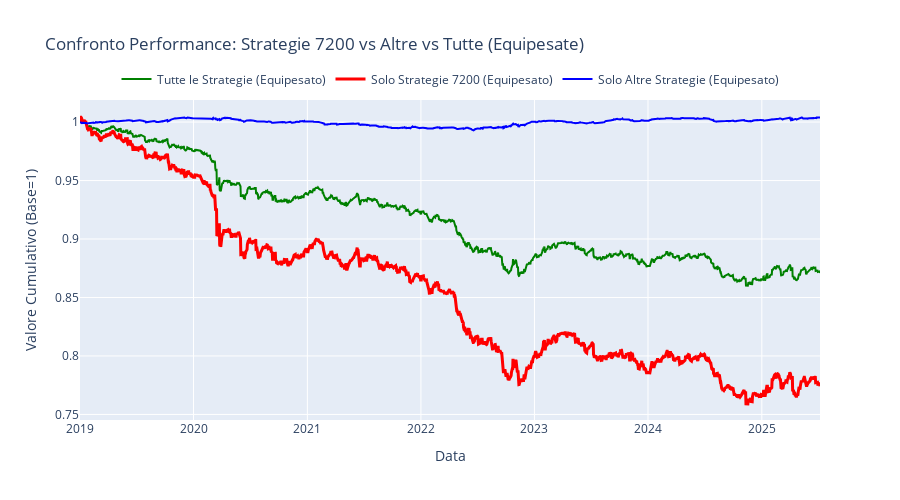

Here is the notebook cell this chart was saved with:
### Code cell
# 🔍 ANALISI STRATEGIE 7200 vs TUTTE LE STRATEGIE
print("="*80)
print("🔍 ANALISI IMPATTO STRATEGIE 7200 SULLA PERFORMANCE TOTALE")
print("="*80)

# Identifica strategie con "7200" nel nome
all_strategies = list(returns_df.columns)
strategies_7200 = [s for s in all_strategies if '7200' in s]
strategies_other = [s for s in all_strategies if '7200' not in s]

print(f"\n📊 COMPOSIZIONE PORTAFOGLI:")
print(f"   Strategie totali: {len(all_strategies)}")
print(f"   Strategie 7200: {len(strategies_7200)} -> {strategies_7200}")
print(f"   Altre strategie: {len(strategies_other)} -> {strategies_other}")

# Crea portafogli equipesati
def create_equal_weight_portfolio(strategy_list, returns_df):
    """Crea un portafoglio equipesato delle strategie specificate"""
    if not strategy_list:
        return pd.Series(0, index=returns_df.index)
    
    portfolio_returns = returns_df[strategy_list].mean(axis=1)  # Media semplice = equipesato
    return portfolio_returns

# Calcola rendimenti per i tre portafogli
portfolio_all = create_equal_weight_portfolio(all_strategies, returns_df)
portfolio_7200 = create_equal_weight_portfolio(strategies_7200, returns_df)
portfolio_others = create_equal_weight_portfolio(strategies_other, returns_df)

# Calcola performance per ogni portafoglio
portfolios = {
    'Tutte le Strategie (Equipesato)': portfolio_all,
    'Solo Strategie 7200 (Equipesato)': portfolio_7200,
    'Solo Altre Strategie (Equipesato)': portfolio_others
}

performance_comparison = []

for name, returns in portfolios.items():
    if len(returns) > 0 and returns.std() > 0:
        total_ret, annual_ret, vol, sharpe, max_dd = calculate_performance_metrics(returns)
        
        # Calcola valore finale del portafoglio
        cumulative_value = (1 + returns).cumprod()
        final_value = cumulative_value.iloc[-1]
        
        performance_comparison.append({
            'Portfolio': name,
            'Total Return': f"{total_ret:.2%}",
            'Annual Return': f"{annual_ret:.2%}",
            'Volatility': f"{vol:.2%}",
            'Sharpe Ratio': f"{sharpe:.3f}",
            'Max Drawdown': f"{max_dd:.2%}",
            'Final Value': f"{final_value:.3f}",
            'Sharpe_Numeric': sharpe,  # Per ordinamento
            'Annual_Numeric': annual_ret
        })

# Converti in DataFrame e mostra risultati
perf_df = pd.DataFrame(performance_comparison)
print(f"\n📈 CONFRONTO PERFORMANCE PORTAFOGLI EQUIPESATI:")
print("-" * 100)
display_df = perf_df.drop(['Sharpe_Numeric', 'Annual_Numeric'], axis=1)
print(display_df.to_string(index=False))

# Analisi dell'impatto delle strategie 7200
if len(strategies_7200) > 0 and len(strategies_other) > 0:
    sharpe_all = perf_df[perf_df['Portfolio'].str.contains('Tutte')]['Sharpe_Numeric'].iloc[0]
    sharpe_7200 = perf_df[perf_df['Portfolio'].str.contains('7200')]['Sharpe_Numeric'].iloc[0]
    sharpe_others = perf_df[perf_df['Portfolio'].str.contains('Altre')]['Sharpe_Numeric'].iloc[0]
    
    annual_all = perf_df[perf_df['Portfolio'].str.contains('Tutte')]['Annual_Numeric'].iloc[0]
    annual_7200 = perf_df[perf_df['Portfolio'].str.contains('7200')]['Annual_Numeric'].iloc[0]
    annual_others = perf_df[perf_df['Portfolio'].str.contains('Altre')]['Annual_Numeric'].iloc[0]
    
    print(f"\n🎯 ANALISI IMPATTO:")
    print("-" * 50)
    
    # Confronto Sharpe Ratio
    if sharpe_7200 < sharpe_others:
        sharpe_impact = "NEGATIVO"
        sharpe_diff = sharpe_others - sharpe_all
        print(f"   📉 Impatto Sharpe 7200: {sharpe_impact}")
        print(f"      Sharpe senza 7200: {sharpe_others:.3f} vs con 7200: {sharpe_all:.3f}")
        print(f"      Perdita Sharpe: {sharpe_diff:.3f} ({sharpe_diff/sharpe_others:.1%})")
    else:
        sharpe_impact = "POSITIVO"
        sharpe_diff = sharpe_all - sharpe_others
        print(f"   📈 Impatto Sharpe 7200: {sharpe_impact}")
        print(f"      Sharpe con 7200: {sharpe_all:.3f} vs senza 7200: {sharpe_others:.3f}")
        print(f"      Guadagno Sharpe: {sharpe_diff:.3f} ({sharpe_diff/sharpe_others:.1%})")
    
    # Confronto Rendimento Annuale
    if annual_7200 < annual_others:
        return_impact = "NEGATIVO"
        return_diff = annual_others - annual_all
        print(f"   📉 Impatto Rendimento 7200: {return_impact}")
        print(f"      Rendimento senza 7200: {annual_others:.2%} vs con 7200: {annual_all:.2%}")
        print(f"      Perdita Rendimento: {return_diff:.2%}")
    else:
        return_impact = "POSITIVO"
        return_diff = annual_all - annual_others
        print(f"   📈 Impatto Rendimento 7200: {return_impact}")
        print(f"      Rendimento con 7200: {annual_all:.2%} vs senza 7200: {annual_others:.2%}")
        print(f"      Guadagno Rendimento: {return_diff:.2%}")

# Grafico comparativo delle performance
fig_comparison = go.Figure()

for name, returns in portfolios.items():
    if len(returns) > 0:
        cumulative_value = (1 + returns).cumprod()
        
        # Colore diverso per le strategie 7200
        color = 'red' if '7200' in name else 'blue' if 'Altre' in name else 'green'
        line_width = 3 if '7200' in name else 2
        
        fig_comparison.add_trace(
            go.Scatter(
                x=cumulative_value.index,
                y=cumulative_value.values,
                mode='lines',
                name=name,
                line=dict(color=color, width=line_width)
            )
        )

fig_comparison.update_layout(
    title="Confronto Performance: Strategie 7200 vs Altre vs Tutte (Equipesate)",
    xaxis_title="Data",
    yaxis_title="Valore Cumulativo (Base=1)",
    legend=dict(
        orientation="h",
        yanchor="bottom",
        y=1.02,
        xanchor="center",
        x=0.5
    ),
    height=500
)

fig_comparison.show()

# Statistiche individuali delle strategie 7200
if len(strategies_7200) > 0:
    print(f"\n📊 PERFORMANCE INDIVIDUALI STRATEGIE 7200:")
    print("-" * 70)
    
    individual_7200_stats = []
    for strategy in strategies_7200:
        strategy_returns = returns_df[strategy]
        total_ret, annual_ret, vol, sharpe, max_dd = calculate_performance_metrics(strategy_returns)
        
        individual_7200_stats.append({
            'Strategia': strategy,
            'Annual Return': f"{annual_ret:.2%}",
            'Sharpe Ratio': f"{sharpe:.3f}",
            'Volatility': f"{vol:.2%}",
            'Max Drawdown': f"{max_dd:.2%}"
        })
    
    individual_df = pd.DataFrame(individual_7200_stats)
    print(individual_df.to_string(index=False))
    
    # Identifica le peggiori strategie 7200
    worst_strategies = []
    for i, strategy in enumerate(strategies_7200):
        strategy_returns = returns_df[strategy]
        _, annual_ret, _, sharpe, _ = calculate_performance_metrics(strategy_returns)
        worst_strategies.append((strategy, sharpe, annual_ret))
    
    # Ordina per Sharpe ratio crescente (peggiori primi)
    worst_strategies.sort(key=lambda x: x[1])
    
    print(f"\n🚨 STRATEGIE 7200 PEGGIORI (per Sharpe Ratio):")
    print("-" * 60)
    for i, (strategy, sharpe, annual_ret) in enumerate(worst_strategies[:3]):
        print(f"   {i+1}. {strategy}: Sharpe={sharpe:.3f}, Annual={annual_ret:.2%}")

print(f"\n💡 CONCLUSIONE:")
print(f"   Le strategie 7200 {'STANNO DANNEGGIANDO' if sharpe_7200 < sharpe_others else 'STANNO AIUTANDO'} la performance complessiva!")

### Figure 1 — Plotly figure (JSON) as saved in the notebook; plotly's stock layout.template omitted (floating-point values rounded to 4 significant figures; data arrays with more than 128 entries replaced by an {"elided": "..."} marker saying what was removed)
{"data": [{"line": {"color": "green", "width": 2}, "mode": "lines", "name": "Tutte le Strategie (Equipesato)", "type": "scatter", "x": {"elided": "2380 str values"}, "y": {"elided": "2380 float values"}}, {"line": {"color": "red", "width": 3}, "mode": "lines", "name": "Solo Strategie 7200 (Equipesato)", "type": "scatter", "x": {"elided": "2380 str values"}, "y": {"elided": "2380 float values"}}, {"line": {"color": "blue", "width": 2}, "mode": "lines", "name": "Solo Altre Strategie (Equipesato)", "type": "scatter", "x": {"elided": "2380 str values"}, "y": {"elided": "2380 float values"}}], "layout": {"height": 500, "legend": {"orientation": "h", "x": 0.5, "xanchor": "center", "y": 1.02, "yanchor": "bottom"}, "title": {"text": "Confronto Performance: Strategie 7200 vs Altre vs Tutte (Equipesate)"}, "xaxis": {"title": {"text": "Data"}}, "yaxis": {"title": {"text": "Valore Cumulativo (Base=1)"}}}}
